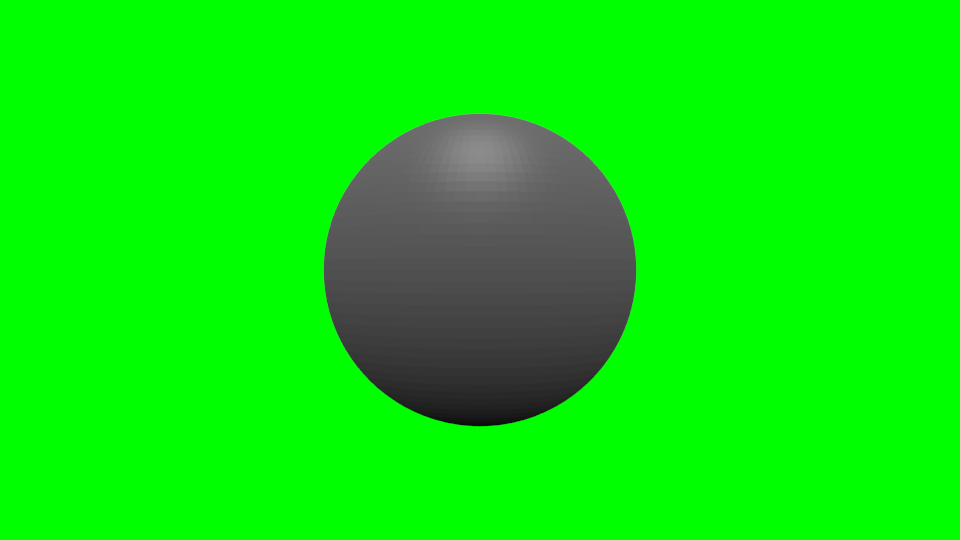
//> input picture Vision/Contour/0001.png, 960 x 540 px
$ ./findContour   (built with g++ and OpenCV 4)
//> lines starting //> are read from the running program, lines starting //| are printed output that depends on the picture; after the words box and inside, x2 and y2 are one past the last pixel; in counts of white or black regions, pixels touching at a corner belong together
#include <stdio.h>
#include <opencv2/opencv.hpp>
#include "opencv2/core/core.hpp"
#include "opencv2/highgui/highgui.hpp"
#include "opencv2/imgproc/imgproc.hpp"
#include "iostream"
#include <stdlib.h>

using namespace cv;
using namespace std;
int main( )
{
    Mat image;
    image = imread("0001.png", 1);
//> image is the input picture: 540 rows x 960 cols, CV_8UC3; mean B, G, R 11.7, 229, 11.7
    namedWindow( "Display window", CV_WINDOW_AUTOSIZE );
    imshow( "Display window", image );
    Mat gray;
    cvtColor(image, gray, CV_BGR2GRAY);
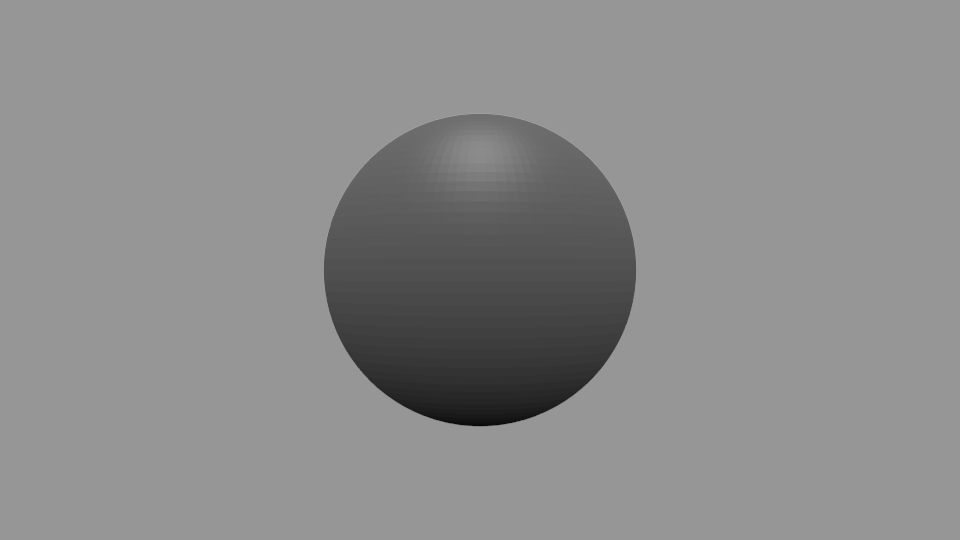
//> gray: 540 rows x 960 cols, CV_8UC1; min 8, max 159, mean 139.5
    Canny(gray, gray, 100, 200, 3);
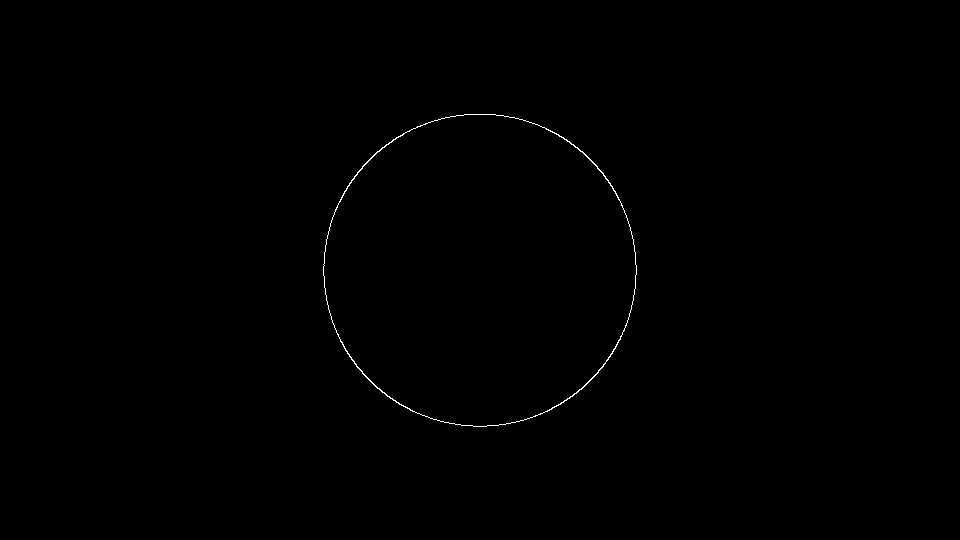
//> gray: 540 rows x 960 cols, CV_8UC1; 0.22% white in thin lines or dots, all inside (x1, y1, x2, y2) = (323, 114, 637, 427)
    /// Find contours
    vector<vector<Point> > contours;
    vector<Vec4i> hierarchy;
    RNG rng(12345);
    findContours( gray, contours, hierarchy, CV_RETR_TREE, CV_CHAIN_APPROX_SIMPLE, Point(0, 0) );
//> contours = 2 contours; box (x1, y1, x2, y2) and area: (323, 114, 637, 427) 76613, (323, 114, 637, 427) 76362
    /// Draw contours
    Mat drawing = Mat::zeros( gray.size(), CV_8UC3 );
    for( int i = 0; i< contours.size(); i++ )
    {
        Scalar color = Scalar( rng.uniform(0, 255), rng.uniform(0,255), rng.uniform(0,255) );
        drawContours( drawing, contours, i, color, 2, 8, hierarchy, 0, Point() );
    }
//> this loop made 2 passes

    imshow( "Result window", drawing );
    imwrite("0001_contour.png",drawing);
    waitKey(0);
    return 0;
}
